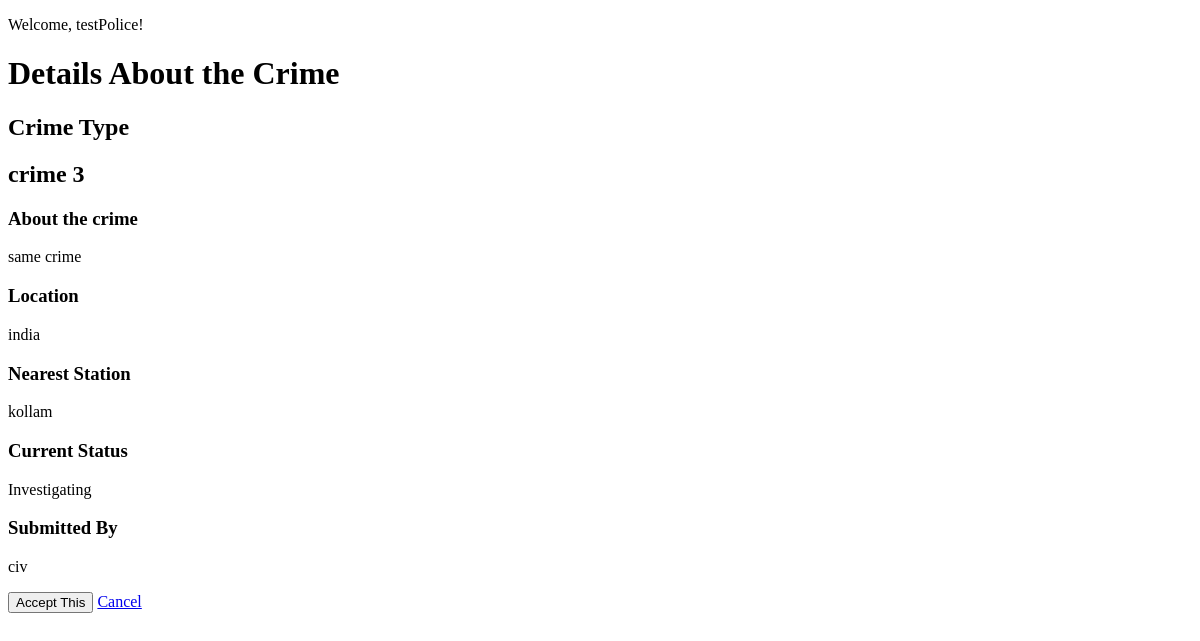
Page /police/crimeDetail/3 (signed in) on the earlier database version.
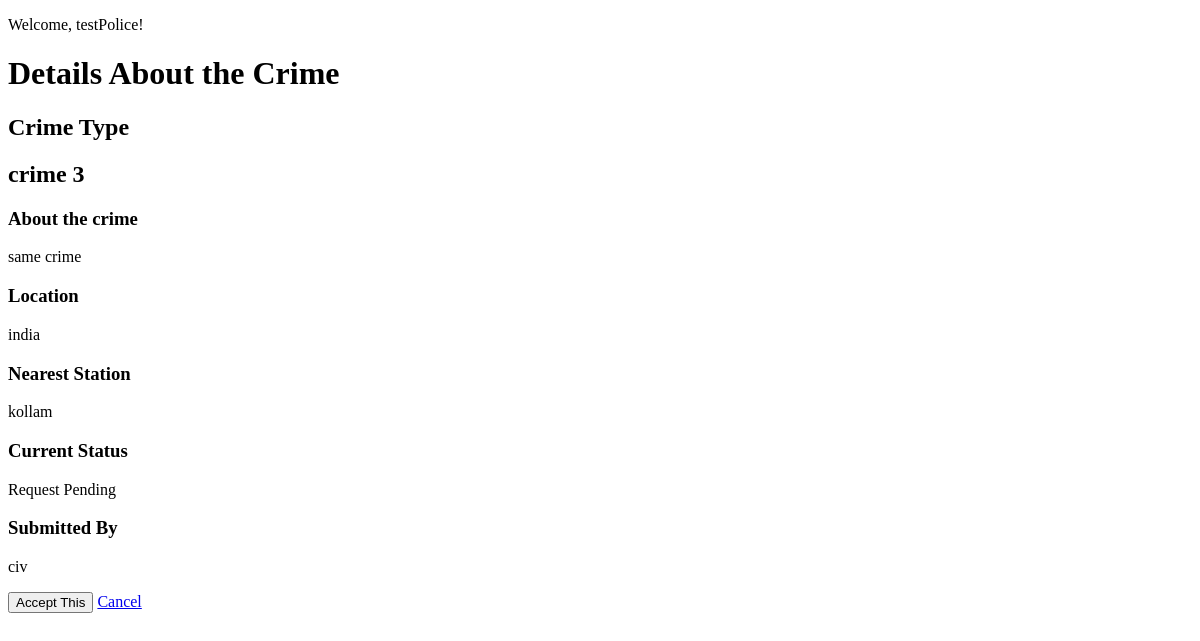
Same page on the later database version.
### police/models.py (models this page shows, shortened)
class Crime(models.Model):
    statusChoice=[("Completed","Completed"),("Investigating","Investigating"),("Request Pending","Request Pending"),("Similiar Repoted","Similar Reported")]
    crime_type=models.CharField(max_length=50)
    description=models.TextField()
    location=models.CharField(max_length=50)
    station = models.ForeignKey(Station, on_delete=models.CASCADE)
    status=models.CharField( max_length=50,choices=statusChoice)
    submitted_by=models.ForeignKey(CivilianModel,on_delete=models.CASCADE)

class Station(models.Model):
    location=models.CharField(max_length=100)
    number_of_officers=models.PositiveIntegerField(default=0)
    phone_number=models.CharField(max_length=15)
    def __str__(self):
        return self.location

### civilian/models.py (models this page shows)
class CivilianModel(models.Model):
    name=models.CharField(max_length=50)
    date_of_birth=models.DateField(null=True,blank=True)
    city=models.CharField(max_length=50)
    street=models.CharField(max_length=50)
    state=models.CharField(max_length=50)
    user=models.OneToOneField(CustomUser,on_delete=models.CASCADE)
    def __str__(self):
        return self.name

### police/views.py (the view)
# urls.py: path("crimeDetail/<int:pk>",views.view_crime_details,name="crime"),
@login_required(login_url="policeLogin")
@user_passes_test(is_police,login_url="policeLogin")
def view_crime_details(request,pk): #later check if the current police has already selected one crime
    crime=Crime.objects.get(pk=pk)
    if request.method=="POST":
        police=PoliceModel.objects.get(user=request.user)
        if police.current_crime is not None:
            return render(request,"police_template/confirmCurrentCrimeChange.html",{"crime":crime})
        police.current_crime=crime
        police.save()
        crime.status="Investigating"
        crime.save()
        messages.success(request, f'The crime {crime} has been selected ')
        return redirect("policeHome")
    else:
        return render(request,"police_template/crimeDetails.html",{"crime":crime})

### police/views.py (called while the page is built)
def is_police(user):
    return user.user_type=="Police"

### templates/police_template/crimeDetails.html (shortened to what this page needs)
<!DOCTYPE html>
<html lang="en">
<head>
</head>
<body>
    <p>Welcome, {{request.user.username}}!</p>
    <h1>Details About the Crime</h2>
    <h2>Crime Type</h2>
    <h2>{{crime.crime_type}}</h2>
    <h3>About the crime</h3>
    <p>{{crime.description}}</p>
    <h3>Location</h3>
    <p>{{crime.location}}</p>
    <h3>Nearest Station</h3>
    <p>{{crime.station}}</p>
    <h3>Current Status</h3>
    <p>{{crime.status}}</p>
    <h3>Submitted By</h3>
    <p>{{crime.submitted_by}}</p>
    <form method="Post",action="">{% csrf_token %}
        <input type="submit" value="Accept This">
        <a href="{% url 'pendingCrimes' %}">Cancel </a>
    </form>
</body>
</html>

Differences in the rows shown:
changed Crime "crime 3": status "Investigating" → "Request Pending"
